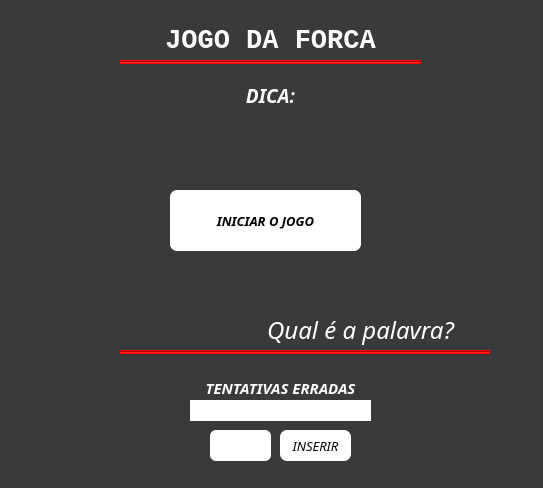
<?xml version="1.0" encoding="UTF-8"?>
<ui version="4.0">
 <class>Forca</class>
 <widget class="QWidget" name="Forca">
  <property name="geometry">
   <rect>
    <x>0</x>
    <y>0</y>
    <width>543</width>
    <height>488</height>
   </rect>
  </property>
  <property name="windowTitle">
   <string>Jogo da Forca</string>
  </property>
  <property name="windowIcon">
   <iconset>
    <normaloff>../img/jogo-da-forca.png</normaloff>../img/jogo-da-forca.png</iconset>
  </property>
  <property name="styleSheet">
   <string notr="true">background-color: rgb(58,58,58);</string>
  </property>
  <widget class="QLabel" name="label">
   <property name="geometry">
    <rect>
     <x>0</x>
     <y>30</y>
     <width>541</width>
     <height>21</height>
    </rect>
   </property>
   <property name="font">
    <font>
     <family>Consolas</family>
     <pointsize>20</pointsize>
     <weight>75</weight>
     <bold>true</bold>
    </font>
   </property>
   <property name="styleSheet">
    <string notr="true">color: rgb(255, 255, 255);</string>
   </property>
   <property name="text">
    <string>JOGO DA FORCA</string>
   </property>
   <property name="alignment">
    <set>Qt::AlignCenter</set>
   </property>
  </widget>
  <widget class="QLabel" name="label_dica">
   <property name="geometry">
    <rect>
     <x>0</x>
     <y>80</y>
     <width>541</width>
     <height>31</height>
    </rect>
   </property>
   <property name="font">
    <font>
     <family>Century Gothic</family>
     <pointsize>14</pointsize>
     <weight>75</weight>
     <italic>true</italic>
     <bold>true</bold>
    </font>
   </property>
   <property name="layoutDirection">
    <enum>Qt::LeftToRight</enum>
   </property>
   <property name="styleSheet">
    <string notr="true">color: rgb(255, 255, 255);</string>
   </property>
   <property name="text">
    <string>DICA:</string>
   </property>
   <property name="alignment">
    <set>Qt::AlignCenter</set>
   </property>
  </widget>
  <widget class="Line" name="line">
   <property name="geometry">
    <rect>
     <x>120</x>
     <y>60</y>
     <width>301</width>
     <height>4</height>
    </rect>
   </property>
   <property name="styleSheet">
    <string notr="true">background-color: rgb(255, 0, 0);</string>
   </property>
   <property name="orientation">
    <enum>Qt::Horizontal</enum>
   </property>
  </widget>
  <widget class="QLineEdit" name="insert_line">
   <property name="geometry">
    <rect>
     <x>210</x>
     <y>430</y>
     <width>61</width>
     <height>31</height>
    </rect>
   </property>
   <property name="font">
    <font>
     <family>Century Gothic</family>
     <pointsize>12</pointsize>
     <weight>75</weight>
     <italic>true</italic>
     <bold>true</bold>
    </font>
   </property>
   <property name="styleSheet">
    <string notr="true">background-color: rgb(255, 255, 255);
border: none;
border-radius: 6px;</string>
   </property>
   <property name="maxLength">
    <number>1</number>
   </property>
   <property name="alignment">
    <set>Qt::AlignCenter</set>
   </property>
  </widget>
  <widget class="QPushButton" name="btn_insert">
   <property name="geometry">
    <rect>
     <x>280</x>
     <y>430</y>
     <width>71</width>
     <height>31</height>
    </rect>
   </property>
   <property name="font">
    <font>
     <family>Century Gothic</family>
     <pointsize>10</pointsize>
     <italic>true</italic>
    </font>
   </property>
   <property name="cursor">
    <cursorShape>PointingHandCursor</cursorShape>
   </property>
   <property name="styleSheet">
    <string notr="true">QPushButton{
background-color: rgb(255, 255, 255);
border:  none;
border-radius: 7px;
}

QPushButton:hover{
background-color: black;
color: white;

}</string>
   </property>
   <property name="text">
    <string>INSERIR</string>
   </property>
  </widget>
  <widget class="QLabel" name="lbl_try">
   <property name="geometry">
    <rect>
     <x>190</x>
     <y>400</y>
     <width>181</width>
     <height>21</height>
    </rect>
   </property>
   <property name="styleSheet">
    <string notr="true">background-color: rgb(255, 255, 255);</string>
   </property>
   <property name="text">
    <string/>
   </property>
   <property name="alignment">
    <set>Qt::AlignCenter</set>
   </property>
  </widget>
  <widget class="QLabel" name="lbl_img">
   <property name="geometry">
    <rect>
     <x>110</x>
     <y>120</y>
     <width>111</width>
     <height>231</height>
    </rect>
   </property>
   <property name="text">
    <string/>
   </property>
   <property name="pixmap">
    <pixmap>../img/forca.png</pixmap>
   </property>
   <property name="scaledContents">
    <bool>true</bool>
   </property>
  </widget>
  <widget class="QLabel" name="lbl_text_try">
   <property name="geometry">
    <rect>
     <x>200</x>
     <y>380</y>
     <width>161</width>
     <height>16</height>
    </rect>
   </property>
   <property name="font">
    <font>
     <family>Century Gothic</family>
     <pointsize>11</pointsize>
     <weight>75</weight>
     <italic>true</italic>
     <bold>true</bold>
    </font>
   </property>
   <property name="styleSheet">
    <string notr="true">color: rgb(255, 255, 255);</string>
   </property>
   <property name="text">
    <string>TENTATIVAS ERRADAS</string>
   </property>
   <property name="alignment">
    <set>Qt::AlignCenter</set>
   </property>
  </widget>
  <widget class="QLabel" name="lbl_palavra_certa">
   <property name="geometry">
    <rect>
     <x>230</x>
     <y>310</y>
     <width>261</width>
     <height>37</height>
    </rect>
   </property>
   <property name="font">
    <font>
     <family>Century Gothic</family>
     <pointsize>18</pointsize>
     <italic>true</italic>
    </font>
   </property>
   <property name="styleSheet">
    <string notr="true">color: white;</string>
   </property>
   <property name="text">
    <string>Qual é a palavra?</string>
   </property>
   <property name="alignment">
    <set>Qt::AlignBottom|Qt::AlignHCenter</set>
   </property>
  </widget>
  <widget class="Line" name="line_2">
   <property name="geometry">
    <rect>
     <x>120</x>
     <y>350</y>
     <width>370</width>
     <height>4</height>
    </rect>
   </property>
   <property name="styleSheet">
    <string notr="true">background-color: rgb(255, 0, 0);</string>
   </property>
   <property name="orientation">
    <enum>Qt::Horizontal</enum>
   </property>
  </widget>
  <widget class="QPushButton" name="btn_iniciar">
   <property name="geometry">
    <rect>
     <x>170</x>
     <y>190</y>
     <width>191</width>
     <height>61</height>
    </rect>
   </property>
   <property name="font">
    <font>
     <family>Century Gothic</family>
     <pointsize>10</pointsize>
     <weight>75</weight>
     <italic>true</italic>
     <bold>true</bold>
    </font>
   </property>
   <property name="cursor">
    <cursorShape>PointingHandCursor</cursorShape>
   </property>
   <property name="styleSheet">
    <string notr="true">QPushButton{
background-color: rgb(255, 255, 255);
border:  none;
border-radius: 7px;
}

QPushButton:hover{
background-color: black;
color: white;

}</string>
   </property>
   <property name="text">
    <string>INICIAR O JOGO</string>
   </property>
  </widget>
 </widget>
 <resources/>
 <connections/>
</ui>
